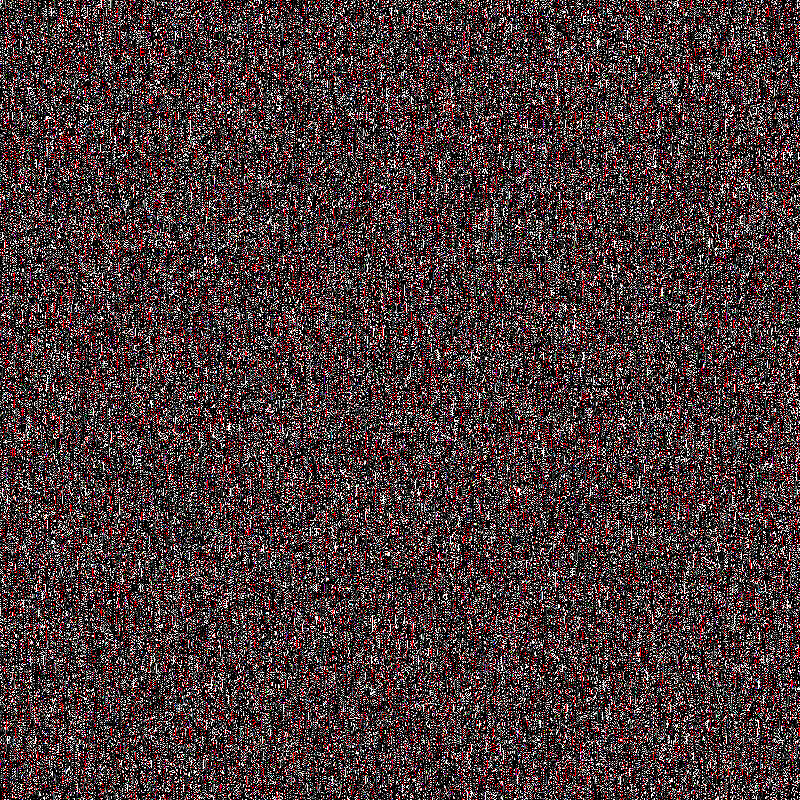
#> input picture img/hsv_arth.png, 800 x 800 px; its folder holds 4 pictures in this run
$ python show_res.py
#> lines starting #> are read from the running program, lines starting #| are printed output that depends on the picture
import os
import matplotlib.pyplot as plt
from matplotlib.image import imread

folder_path = './img/'
image_files = [f for f in os.listdir(folder_path) if f.endswith('.jpg') or f.endswith('.png')]
fig, axes = plt.subplots(2, 3, figsize=(8, 8))

for i, ax in enumerate(axes.flat):
    if i < len(image_files):
        image_path = os.path.join(folder_path, image_files[i])
        img = imread(image_path)
#> img is the input picture: shape (800, 800, 3) float32; mean R, G, B 0.292, 0.222, 0.226
        ax.imshow(img)
        ax.axis('off')
        ax.set_title(image_files[i])
    else:
        ax.axis('off')

plt.tight_layout()
plt.show()
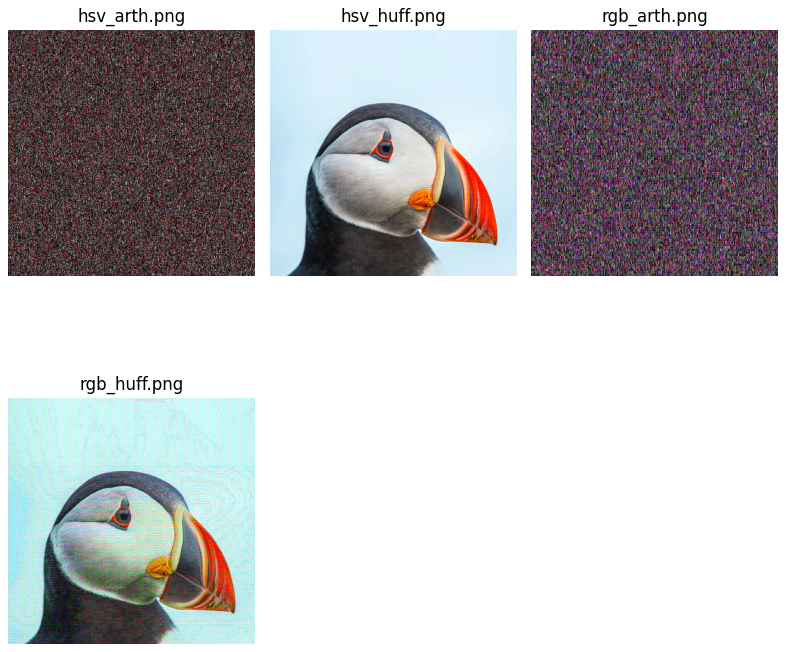
#> figure drawn by matplotlib, 4 panels
